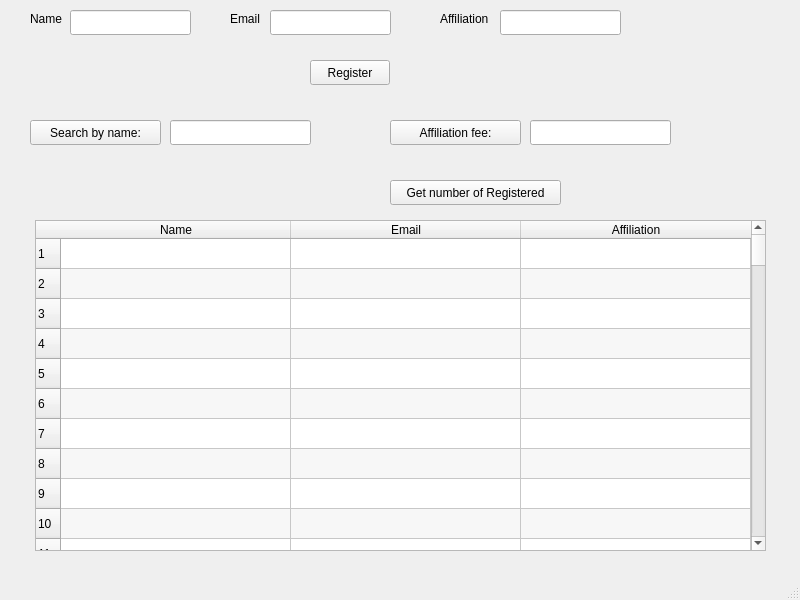
<?xml version="1.0" encoding="UTF-8"?>
<ui version="4.0">
 <class>MainWindow</class>
 <widget class="QMainWindow" name="MainWindow">
  <property name="geometry">
   <rect>
    <x>0</x>
    <y>0</y>
    <width>800</width>
    <height>600</height>
   </rect>
  </property>
  <property name="windowTitle">
   <string>MainWindow</string>
  </property>
  <widget class="QWidget" name="centralwidget">
   <widget class="QLabel" name="label">
    <property name="geometry">
     <rect>
      <x>30</x>
      <y>10</y>
      <width>81</width>
      <height>17</height>
     </rect>
    </property>
    <property name="text">
     <string>Name</string>
    </property>
   </widget>
   <widget class="QLineEdit" name="lineEdit_name">
    <property name="geometry">
     <rect>
      <x>70</x>
      <y>10</y>
      <width>121</width>
      <height>25</height>
     </rect>
    </property>
   </widget>
   <widget class="QLabel" name="label_2">
    <property name="geometry">
     <rect>
      <x>230</x>
      <y>10</y>
      <width>81</width>
      <height>17</height>
     </rect>
    </property>
    <property name="text">
     <string>Email</string>
    </property>
   </widget>
   <widget class="QLineEdit" name="lineEdit_2_email">
    <property name="geometry">
     <rect>
      <x>270</x>
      <y>10</y>
      <width>121</width>
      <height>25</height>
     </rect>
    </property>
   </widget>
   <widget class="QLabel" name="label_3">
    <property name="geometry">
     <rect>
      <x>440</x>
      <y>10</y>
      <width>81</width>
      <height>17</height>
     </rect>
    </property>
    <property name="text">
     <string>Affiliation</string>
    </property>
   </widget>
   <widget class="QLineEdit" name="lineEdit_3_affil">
    <property name="geometry">
     <rect>
      <x>500</x>
      <y>10</y>
      <width>121</width>
      <height>25</height>
     </rect>
    </property>
   </widget>
   <widget class="QPushButton" name="pushButton">
    <property name="geometry">
     <rect>
      <x>310</x>
      <y>60</y>
      <width>80</width>
      <height>25</height>
     </rect>
    </property>
    <property name="text">
     <string>Register</string>
    </property>
   </widget>
   <widget class="QPushButton" name="pushButton_2">
    <property name="geometry">
     <rect>
      <x>30</x>
      <y>120</y>
      <width>131</width>
      <height>25</height>
     </rect>
    </property>
    <property name="text">
     <string>Search by name:</string>
    </property>
   </widget>
   <widget class="QLineEdit" name="lineEdit_searchByName">
    <property name="geometry">
     <rect>
      <x>170</x>
      <y>120</y>
      <width>141</width>
      <height>25</height>
     </rect>
    </property>
   </widget>
   <widget class="QLabel" name="label_searchOutput">
    <property name="geometry">
     <rect>
      <x>30</x>
      <y>150</y>
      <width>281</width>
      <height>71</height>
     </rect>
    </property>
    <property name="text">
     <string/>
    </property>
   </widget>
   <widget class="QPushButton" name="pushButton_3">
    <property name="geometry">
     <rect>
      <x>390</x>
      <y>120</y>
      <width>131</width>
      <height>25</height>
     </rect>
    </property>
    <property name="text">
     <string>Affiliation fee:</string>
    </property>
   </widget>
   <widget class="QLineEdit" name="lineEdit_searchByAffiliation">
    <property name="geometry">
     <rect>
      <x>530</x>
      <y>120</y>
      <width>141</width>
      <height>25</height>
     </rect>
    </property>
   </widget>
   <widget class="QLabel" name="label_searchOutput_2">
    <property name="geometry">
     <rect>
      <x>390</x>
      <y>150</y>
      <width>281</width>
      <height>21</height>
     </rect>
    </property>
    <property name="text">
     <string/>
    </property>
   </widget>
   <widget class="QPushButton" name="pushButton_4">
    <property name="geometry">
     <rect>
      <x>390</x>
      <y>180</y>
      <width>171</width>
      <height>25</height>
     </rect>
    </property>
    <property name="text">
     <string>Get number of Registered</string>
    </property>
   </widget>
   <widget class="QLabel" name="label_searchOutput_3">
    <property name="geometry">
     <rect>
      <x>570</x>
      <y>180</y>
      <width>201</width>
      <height>21</height>
     </rect>
    </property>
    <property name="text">
     <string/>
    </property>
   </widget>
   <widget class="QTableWidget" name="tableWidget">
    <property name="geometry">
     <rect>
      <x>35</x>
      <y>220</y>
      <width>731</width>
      <height>331</height>
     </rect>
    </property>
    <property name="alternatingRowColors">
     <bool>true</bool>
    </property>
    <property name="rowCount">
     <number>100</number>
    </property>
    <attribute name="horizontalHeaderDefaultSectionSize">
     <number>230</number>
    </attribute>
    <row/>
    <row/>
    <row/>
    <row/>
    <row/>
    <row/>
    <row/>
    <row/>
    <row/>
    <row/>
    <row/>
    <row/>
    <row/>
    <row/>
    <row/>
    <row/>
    <row/>
    <row/>
    <row/>
    <row/>
    <row/>
    <row/>
    <row/>
    <row/>
    <row/>
    <row/>
    <row/>
    <row/>
    <row/>
    <row/>
    <row/>
    <row/>
    <row/>
    <row/>
    <row/>
    <row/>
    <row/>
    <row/>
    <row/>
    <row/>
    <row/>
    <row/>
    <row/>
    <row/>
    <row/>
    <row/>
    <row/>
    <row/>
    <row/>
    <row/>
    <row/>
    <row/>
    <row/>
    <row/>
    <row/>
    <row/>
    <row/>
    <row/>
    <row/>
    <row/>
    <row/>
    <row/>
    <row/>
    <row/>
    <row/>
    <row/>
    <row/>
    <row/>
    <row/>
    <row/>
    <row/>
    <row/>
    <row/>
    <row/>
    <row/>
    <row/>
    <row/>
    <row/>
    <row/>
    <row/>
    <row/>
    <row/>
    <row/>
    <row/>
    <row/>
    <row/>
    <row/>
    <row/>
    <row/>
    <row/>
    <row/>
    <row/>
    <row/>
    <row/>
    <row/>
    <row/>
    <row/>
    <row/>
    <row/>
    <row/>
    <column>
     <property name="text">
      <string>Name</string>
     </property>
    </column>
    <column>
     <property name="text">
      <string>Email</string>
     </property>
    </column>
    <column>
     <property name="text">
      <string>Affiliation</string>
     </property>
    </column>
   </widget>
  </widget>
  <widget class="QMenuBar" name="menubar">
   <property name="geometry">
    <rect>
     <x>0</x>
     <y>0</y>
     <width>800</width>
     <height>22</height>
    </rect>
   </property>
  </widget>
  <widget class="QStatusBar" name="statusbar"/>
 </widget>
 <resources/>
 <connections/>
</ui>
